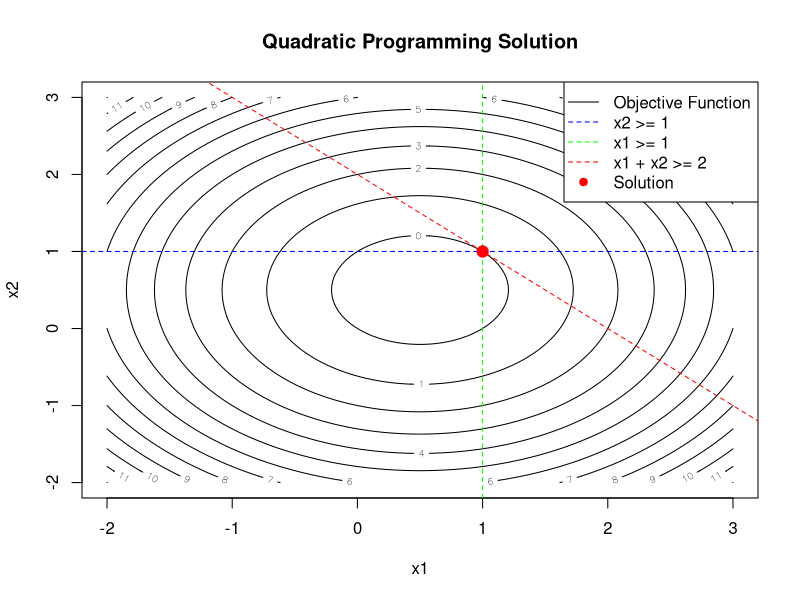

Write the R code that produced this figure.
# Install quadprog package
install.packages("quadprog")

# Load the quadprog library
library(quadprog)

#Minimize:  (1/2) x^T D x - d^T x 
#Subject to: A^T x >= b


# Define the matrix D (must be positive definite)
D <- matrix(c(2, 0, 0, 2), nrow = 2)

# Define the vector d
d <- c(1, 1)

# Define the matrix A (for inequality constraints)
A <- matrix(c(1, 0, 0, 1, -1, -1), nrow = 2)

# Define the vector b (right-hand side of constraints)
b <- c(1, 1, -2)

# Solve the QP problem
solution <- solve.QP(D, dvec = -d, Amat = A, bvec = b, meq = 0)

# Print the solution
print(solution$solution)


# Define the plot range
x <- seq(-2, 3, length.out = 100)
y <- seq(-2, 3, length.out = 100)

# Create a grid for plotting
z <- outer(x, y, function(x, y) 0.5 * (2 * x^2 + 2 * y^2) - x - y)

# Plot the contours of the objective function
contour(x, y, z, levels = pretty(z, 10), xlab = "x1", ylab = "x2", main = "Quadratic Programming Solution")

# Add inequality constraint lines
abline(h = 1, col = "blue", lty = 2)  # Constraint: x2 >= 1
abline(v = 1, col = "green", lty = 2)  # Constraint: x1 >= 1
abline(a = 2, b = -1, col = "red", lty = 2)  # Constraint: x1 + x2 >= 2

# Mark the solution point
points(solution$solution[1], solution$solution[2], col = "red", pch = 19, cex = 1.5)

# Add a legend
legend("topright", legend = c("Objective Function", "x2 >= 1", "x1 >= 1", "x1 + x2 >= 2", "Solution"),
       col = c("black", "blue", "green", "red", "red"), lty = c(1, 2, 2, 2, 0), pch = c(NA, NA, NA, NA, 19))

